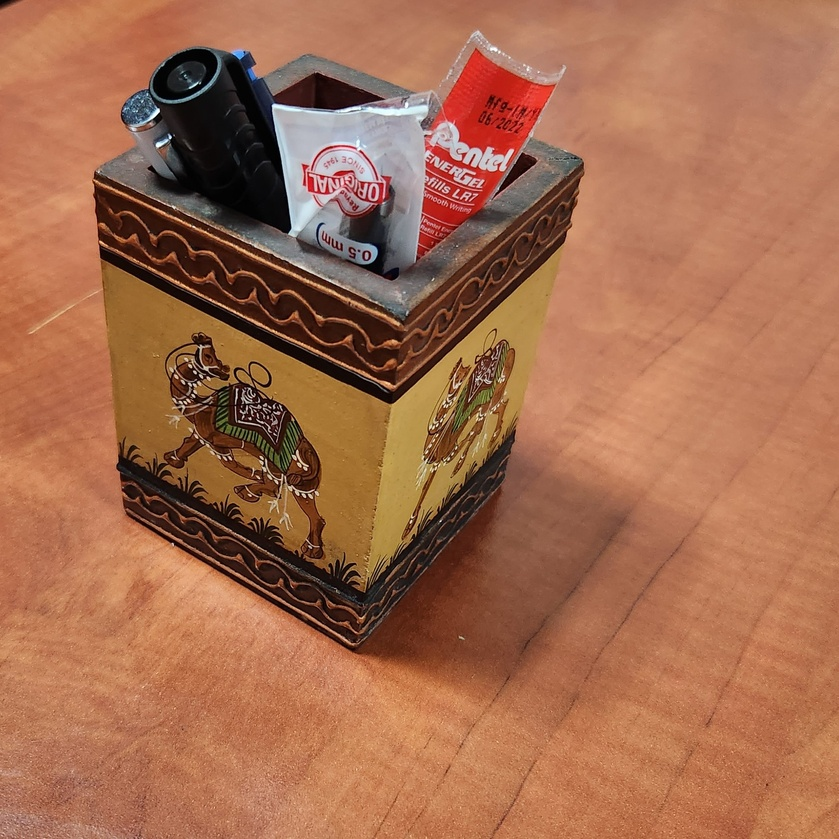
#> input picture Assignment 2/penstand_bright.jpg, 839 x 839 px, shrunk from 2072 x 2072 before the run
$ python Q5.py
#> lines starting #> are read from the running program, lines starting #| are printed output that depends on the picture
import cv2 as cv
import numpy as np
from skimage.exposure import match_histograms
from matplotlib import pyplot as plt

# Load the reference and input images
ref0 = cv.imread('penstand_bright.jpg')
#> ref0 is the input picture: shape (839, 839, 3); mean B, G, R 78.8, 107.8, 163.5
ref = cv.cvtColor(ref0, cv.COLOR_BGR2GRAY)
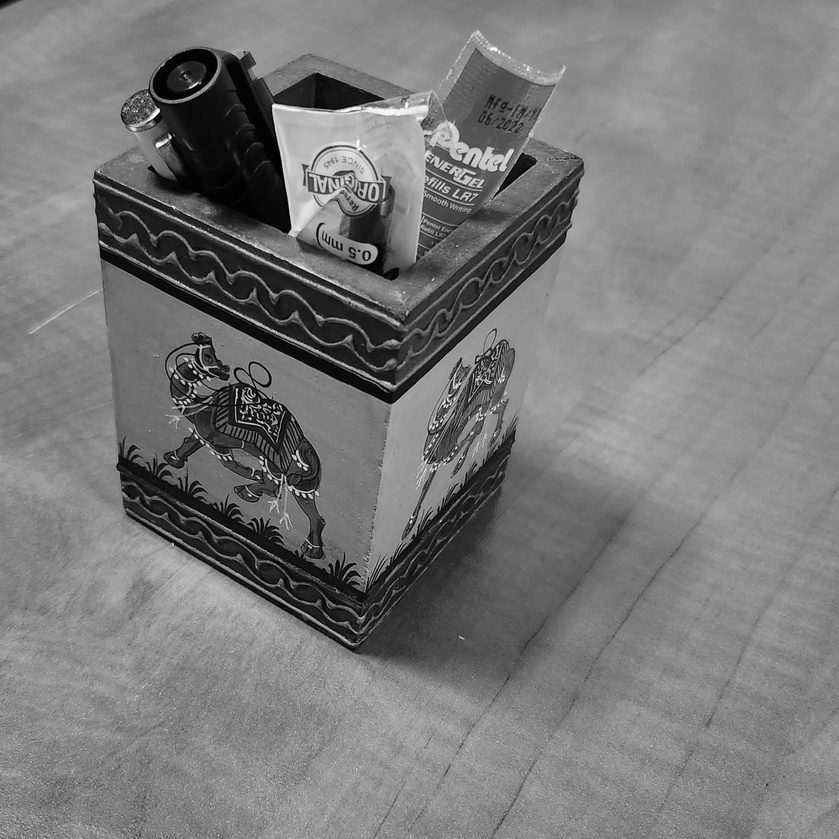
#> ref: shape (839, 839); min 0, max 254, mean 121.1

inp0 = cv.imread('penstand_lowlight2.jpg')
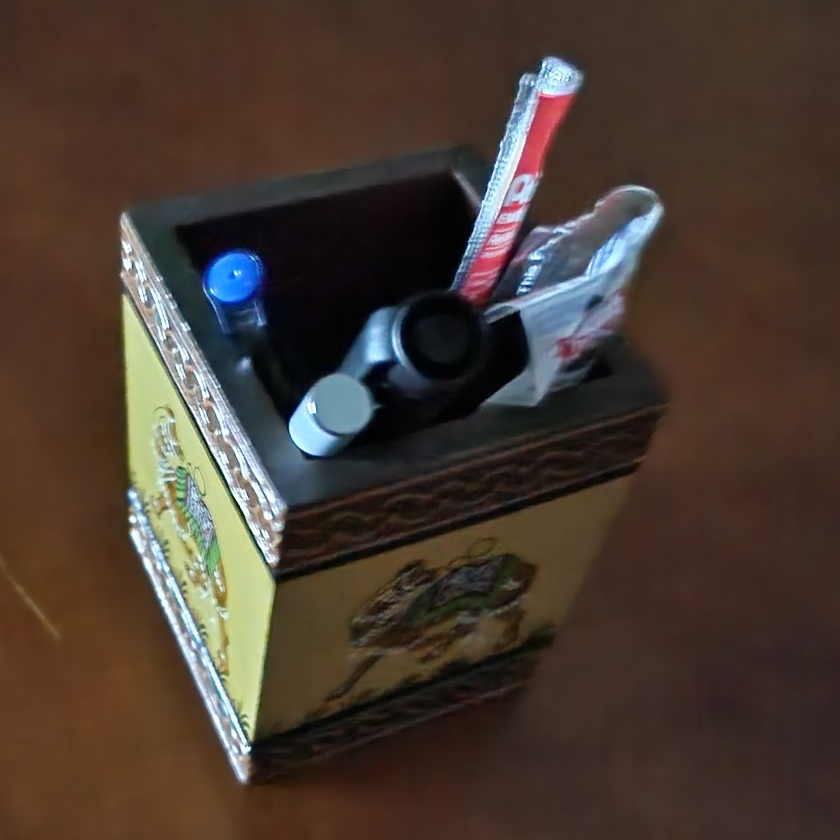
#> input picture Assignment 2/penstand_lowlight2.jpg, 840 x 840 px, shrunk from 2074 x 2074 before the run
#> inp0 is the input picture: shape (840, 840, 3); mean B, G, R 50.1, 59.3, 73.3
inp = cv.cvtColor(inp0, cv.COLOR_BGR2GRAY)
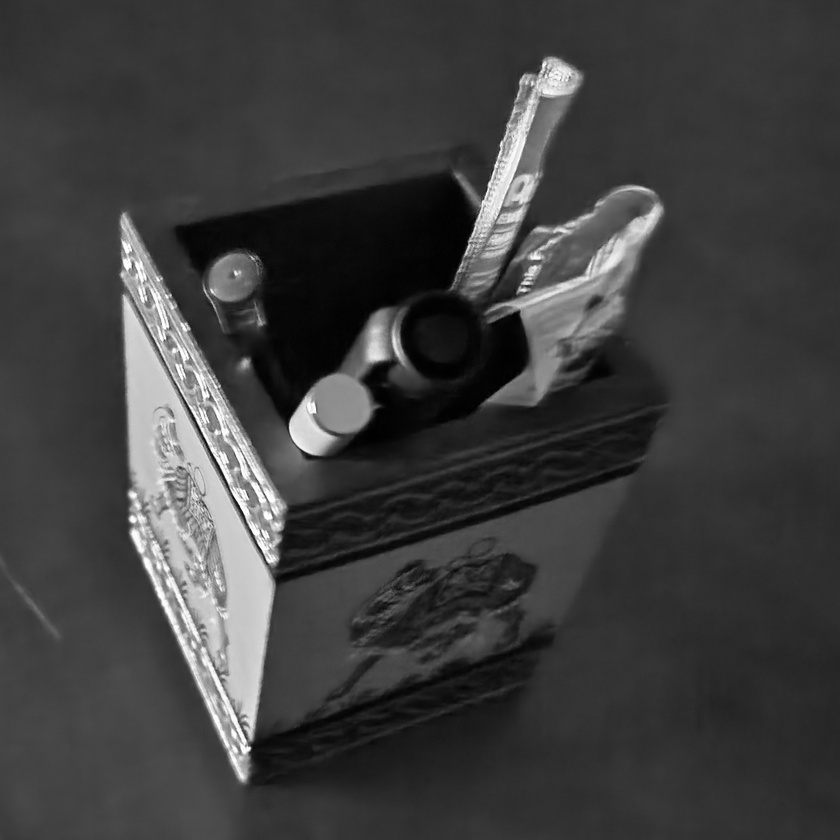
#> inp: shape (840, 840); min 0, max 255, mean 62.4

# Perform histogram matching using match_histograms
matched = match_histograms(inp, ref)
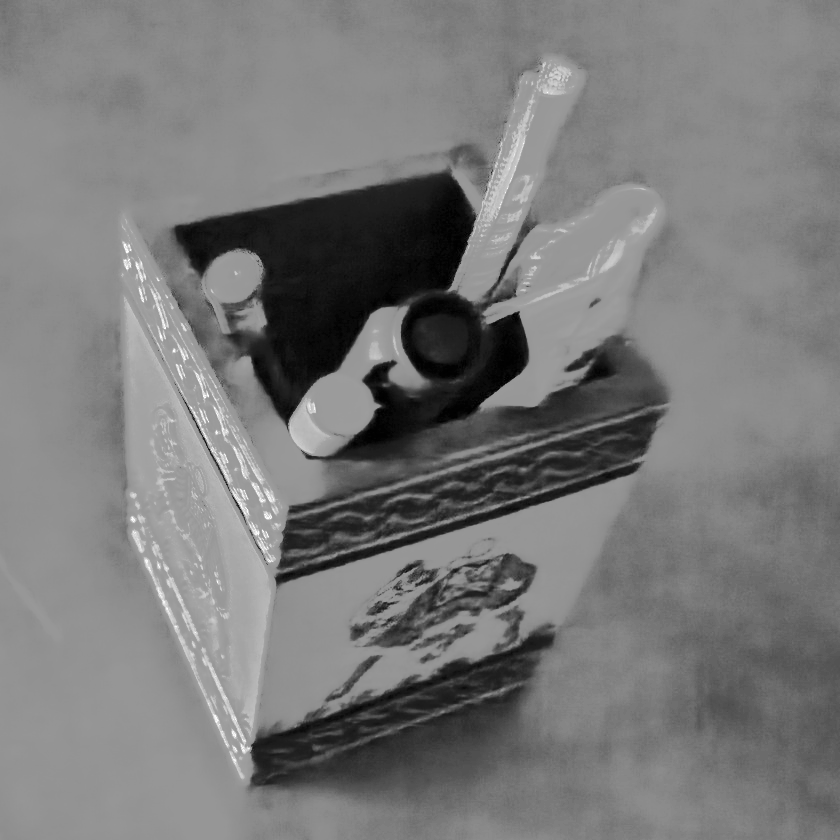
#> matched: shape (840, 840) float64; min 0, max 254, mean 121.6

# Calculate histograms for the input, matched, and reference images
hist_inp, bins_inp = np.histogram(inp.ravel(), 256, [0, 256])
#> hist_inp = 256 values, max 33076 at index 54, min 12 at index 255, mean 2756.2; bins_inp = 257 values from 0 to 256
hist_matched, bins_matched = np.histogram(matched.ravel(), 256, [0, 256])
#> hist_matched = 256 values, max 33076 at index 137, min 0 at index 3, mean 2756.2; bins_matched = 257 values from 0 to 256
hist_ref, bins_ref = np.histogram(ref.ravel(), 256, [0, 256])
#> hist_ref = 256 values, max 19757 at index 141, min 0 at index 255, mean 2749.7; bins_ref = 257 values from 0 to 256

# Display three histograms side by side
plt.figure(figsize=(20, 8))

plt.subplot(131)
plt.bar(bins_inp[:-1], hist_inp, color='b')
plt.title('Histogram of Input Image')
plt.xlabel('Pixel Value')
plt.ylabel('Frequency')

plt.subplot(132)
plt.bar(bins_matched[:-1], hist_matched, color='r')
plt.title('Histogram of Matched Image')
plt.xlabel('Pixel Value')
plt.ylabel('Frequency')

plt.subplot(133)
plt.bar(bins_ref[:-1], hist_ref, color='r')
plt.title('Histogram of Reference Image')
plt.xlabel('Pixel Value')
plt.ylabel('Frequency')

plt.show()
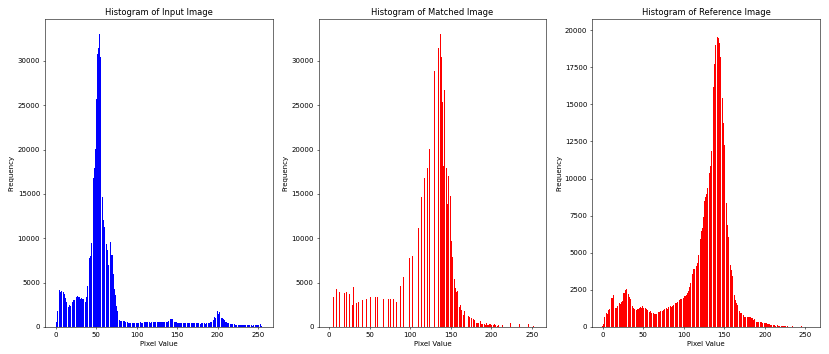
#> figure drawn by matplotlib, 3 panels; panel 1: tallest bar 33076 high, from x = 53.6 to 54.4; panel 2: tallest bar 33076 high, from x = 136.6 to 137.4; panel 3: tallest bar 19757 high, from x = 140.6 to 141.4
